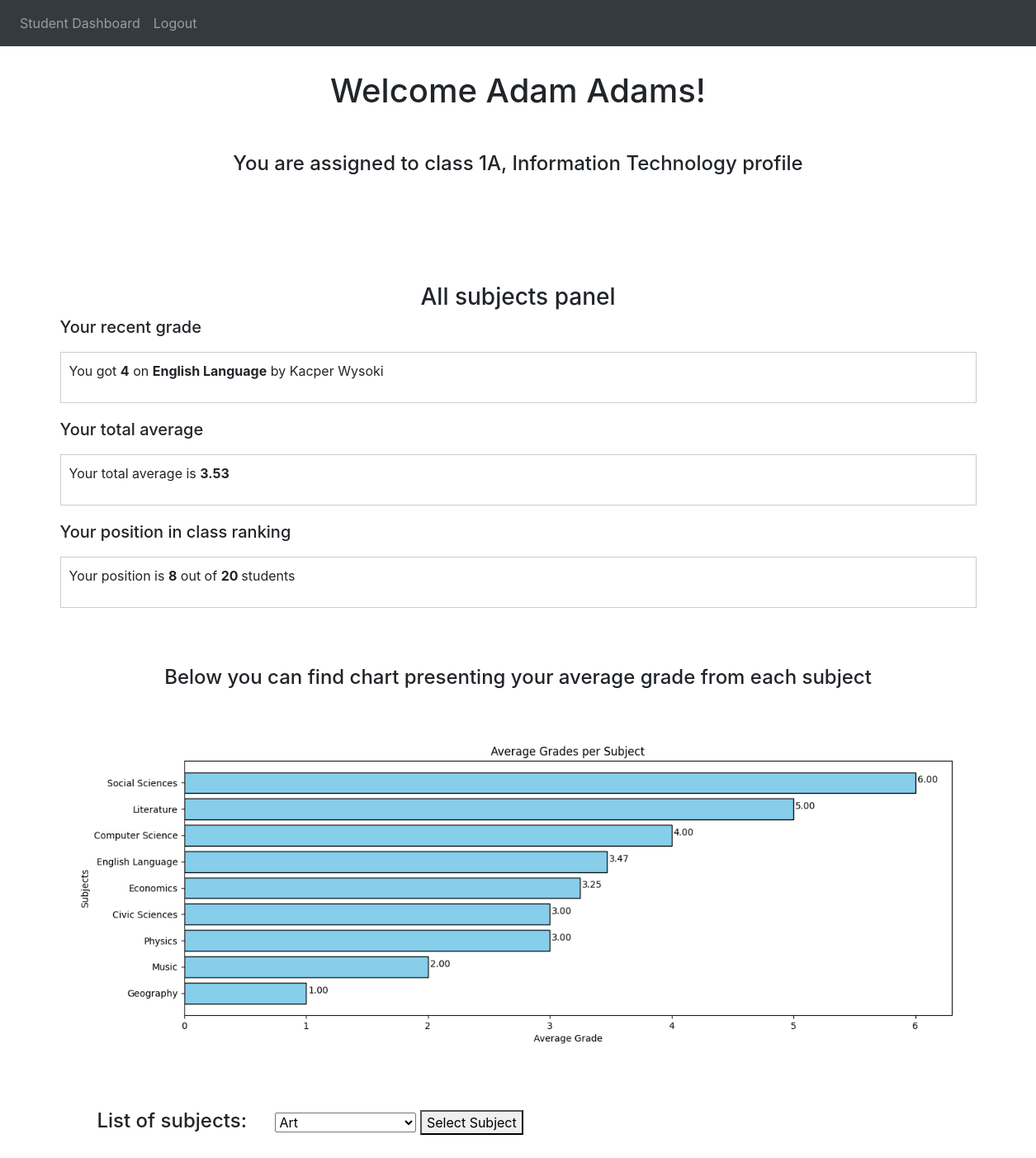
Screenshot of /student_dashboard (signed in) with the database file from the repository.
### tables this page shows
CREATE TABLE user (
                id INTEGER PRIMARY KEY,
                email TEXT UNIQUE,
                first_name TEXT,
                second_name TEXT,
                password TEXT,
                role TEXT
            );

CREATE TABLE class (
                id INTEGER PRIMARY KEY,
                name TEXT UNIQUE,
                profile TEXT
            );

CREATE TABLE subject (
                id INTEGER PRIMARY KEY,
                name TEXT UNIQUE
            );

### main.py (the view, shortened to what this page needs)
@app.route('/student_dashboard', methods=['GET', 'POST'])
@login_required
def student_dashboard():
    if current_user.role == 'student':
        if is_session_expired():
            return redirect(url_for('logout'))
        update_last_activity()  # The latest page refresh
        class_info = cursor.execute(f'''SELECT c.id, c.name, c.profile
                                        FROM class c
                                        JOIN student s ON c.id = s.class_id
                                        WHERE s.id = {current_user.id}''').fetchone()
        num_students = cursor.execute(f'SELECT COUNT(*) FROM student WHERE class_id = {class_info[0]}').fetchone()[0]
        subjects = cursor.execute(f'''SELECT s.id, s.name
                                      FROM subject s
                                      JOIN teacher_class tc ON s.id = tc.subject_id
                                      JOIN student st ON st.class_id = tc.class_id
                                      WHERE st.id = {current_user.id}''').fetchall()
        subjects = sorted(subjects, key=lambda x: x[1])
        latest_grade_info = cursor.execute(f'''SELECT g.value, s.name AS subject_name,
                                                  (u.first_name || ' ' || u.second_name) AS teacher_name
                                               FROM grade g
                                               JOIN subject s ON g.subject_id = s.id
                                               JOIN teacher_class tc ON tc.subject_id = s.id
                                               AND tc.class_id = (SELECT class_id FROM student WHERE id = {current_user.id})
                                               JOIN teacher t ON tc.teacher_id = t.id
                                               JOIN user u ON t.id = u.id
                                               WHERE g.student_id = {current_user.id}
                                               ORDER BY g.id DESC''').fetchone()
        grades = cursor.execute(f'''SELECT CAST(g.value AS INTEGER), g.weight
                                    FROM grade g
                                    WHERE g.student_id = {current_user.id}''').fetchall()
        weighted_sum = sum(grade[0] * grade[1] for grade in grades)
        total_weight = sum(grade[1] for grade in grades)
        total_average = weighted_sum / total_weight if total_weight > 0 else 0
        class_avg_list = cursor.execute(f'''SELECT s.id,
                                                SUM(CAST(g.value AS INTEGER) * g.weight) / SUM(g.weight) AS avg_grade
                                            FROM student s
                                            JOIN grade g ON s.id = g.student_id
                                            WHERE s.class_id = {class_info[0]}
                                            GROUP BY s.id
                                            ORDER BY avg_grade DESC''').fetchall()
        student_rank = next((i + 1 for i, (student_id, _) in enumerate(class_avg_list) if student_id == current_user.id), None)
        student_grades = cursor.execute(f'''SELECT s.name AS subject,
                                              SUM(CAST(g.value AS INTEGER) * g.weight) / SUM(g.weight) AS avg_grade
                                           FROM grade g
                                           JOIN subject s ON g.subject_id = s.id
                                           WHERE g.student_id = {current_user.id}
                                           GROUP BY s.id
                                           ORDER BY avg_grade ASC''').fetchall()
        subject_list = [student_grade[0] for student_grade in student_grades]
        avg_grade = [float(student_grade[1]) for student_grade in student_grades]
        plt.clf()
        plt.figure(figsize=(15, 5))
        plt.barh(subject_list, avg_grade, color='skyblue', edgecolor='black')
        plt.title('Average Grades per Subject')
        plt.xlabel('Average Grade')
        plt.ylabel('Subjects')
        for index, value in enumerate(avg_grade):
            plt.text(value + 0.1, index, f'{value:.2f}', ha='center', fontsize=10)
        buffer = BytesIO()
        plt.savefig(buffer, format='png')
        buffer.seek(0)
        plot_data_s = base64.b64encode(buffer.read()).decode('utf-8')
        selected_subject = None
        selected_subject_id = None
        subject_average = None
        class_subject_avg = None
        return render_template("student_dashboard.html", user=current_user, num_students=num_students,
                               subjects=subjects, selected_subject_id=selected_subject_id,
                               selected_subject=selected_subject, latest_grade_info=latest_grade_info,
                               class_name=class_info[1], class_profile=class_info[2], total_average=total_average,
                               subject_average=subject_average, student_rank=student_rank,
                               class_subject_avg=class_subject_avg,plot_data_s=plot_data_s)
    elif current_user.role == 'teacher':
        return redirect(url_for('teacher_dashboard'))
    elif current_user.role == 'admin':
        return redirect(url_for('admin_panel'))
    elif not current_user.is_authenticated:
        return redirect(url_for('welcome'))

### main.py (called while the page is built)
def update_last_activity():
    session['last_activity'] = datetime.now(timezone.utc)

def is_session_expired():
    last_activity = session.get('last_activity')
    if last_activity:
        last_activity_utc = last_activity.replace(tzinfo=timezone.utc)
        return datetime.now(timezone.utc) - last_activity_utc > timeout_duration
    return False

@login_manager.user_loader
def load_user(user_id):
    user = User()
    try:
        (user.id, user.email, user.first_name, user.second_name, user.password, user.role) = cursor.execute(f"""
        SELECT id, email, first_name, second_name, password, role FROM user WHERE id='{user_id}'""").fetchone()
    except TypeError:
        user = None
    return user

### templates/student_dashboard.html (shortened to what this page needs)
{% extends "base.html" %}
{% block content %}
<div class="container">
  <h1>Welcome {{ user.first_name }} {{ user.second_name }}!</h1>
  <h4>
    You are assigned to class {{ class_name }}, {{ class_profile }} profile
  </h4>
</div>
<h3>All subjects panel</h3>
<div class="grade-section">
  <h5>Your recent grade</h5>
  <div class="grade-box">
    <p>
      You got <strong>{{ latest_grade_info[0] }}</strong> on
      <strong>{{ latest_grade_info[1] }}</strong> by {{ latest_grade_info[2] }}
    </p>
  </div>
</div>
<div class="grade-section">
  <h5>Your total average</h5>
  <div class="grade-box">
    <p>
      Your total average is
      <strong>{{ '{:.2f}'.format(total_average) }}</strong>
    </p>
  </div>
</div>
<div class="grade-section">
  <h5>Your position in class ranking</h5>
  <div class="grade-box">
    <p>
      Your position is <strong>{{ student_rank }}</strong> out of
      <strong>{{ num_students }} </strong>students
    </p>
  </div>
</div>
<div class="grade-section">
  <h4>Below you can find chart presenting your average grade from each subject</h4>
  <img
    alt="Grades Chart"
    width="1200"
    height="400"
  />
</div>
<div class="container">
  <form method="POST" action="{{ url_for('student_dashboard') }}">
    <label for="subjectDropdown"><h4>List of subjects:</h4></label>
    <select id="subjectDropdown" name="selected_subject">
      {% for subject in subjects %}
      <option value="{{ subject[0] }}">{{ subject[1] }}</option>
      {% endfor %}
    </select>
    <button type="submit">Select Subject</button>
  </form>
</div>
{% endblock %}

### templates/base.html (shortened to what this page needs)
<!DOCTYPE html>
<html>
  <head>
    <link
      rel="stylesheet"
      href="https://stackpath.bootstrapcdn.com/bootstrap/4.4.1/css/bootstrap.min.css"
    />
    <link
      rel="stylesheet"
      href="https://stackpath.bootstrapcdn.com/font-awesome/4.7.0/css/font-awesome.min.css"
    />
  </head>
  <body>
    <nav class="navbar navbar-expand-lg navbar-dark bg-dark">
      <div class="collapse navbar-collapse" id="navbar">
        <div class="navbar-nav">
          {% if current_user.is_authenticated and current_user.role == 'teacher' %}
          <a class="nav-item nav-link" id="teacher_dashboard" href="/teacher_dashboard">Teacher dashboard</a>
          <a class="nav-item nav-link" id="enter_grades" href="/enter_grades">Enter Grades</a>
          <a class="nav-item nav-link" id="logout" href="/logout">Logout</a>
          {% elif current_user.is_authenticated and current_user.role == 'student' %}
          <a class="nav-item nav-link" id="student_dashboard" href="/student_dashboard">Student Dashboard</a>
          <a class="nav-item nav-link" id="logout" href="/logout">Logout</a>
          {% endif %}
        </div>
      </div>
    </nav>
    <div class="container">
      {% block content %}{% endblock %}
    </div>
  </body>
</html>

### templates/base.html (style rules this page uses)
.grade-section { display: flex; flex-direction: column; margin-bottom: 20px; }
.grade-box { border: 1px solid #ccc; padding: 10px; margin-top: 10px; }
h1 { text-align: center; margin-top: 30px; }
h3 { margin-top: 100px; text-align: center; }
h4 { margin-top: 20px; padding: 30px; text-align: center; }

### rows the page displays
user: first_name "Adam", second_name "Adams"
class: name "1A", profile "Information Technology"
subject: name "English Language"

### other values shown
{{ latest_grade_info[0] }} "4"
{{ latest_grade_info[2] }} "Kacper Wysoki"
{{ '{:.2f}'.format(total_average) }} "3.53"
{{ student_rank }} "8"
{{ num_students }} "20"
form field selected_subject "Art"
